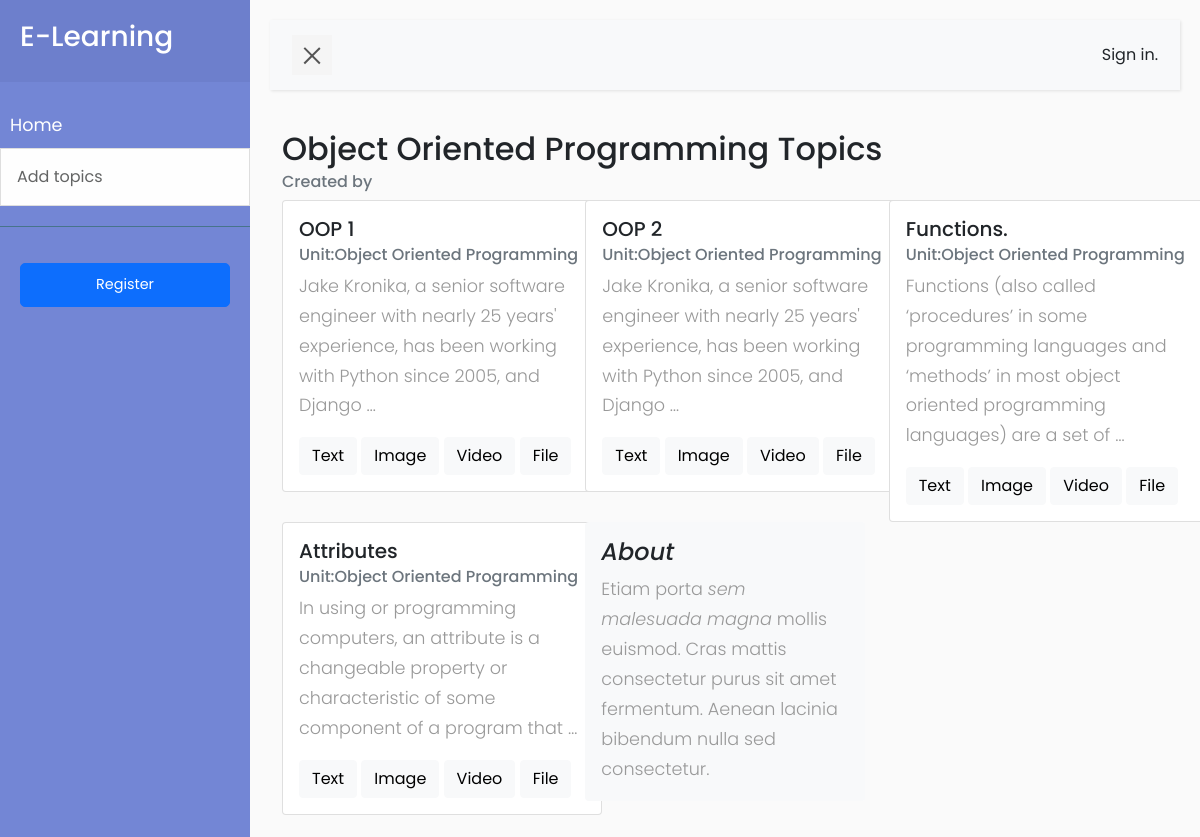
Screenshot of /list/topics/1/ with the database file from the repository.
### courses/models.py (models this page shows, shortened)
class Unit(models.Model):
    course = models.ForeignKey(Course, related_name='course', on_delete=models.CASCADE)
    year = models.ForeignKey(Semester, related_name='semester_units', on_delete=models.CASCADE)
    title = models.CharField(max_length=200)
    owner = models.ForeignKey(User, related_name='units_created', on_delete=models.CASCADE)
    slug = models.SlugField(unique=True)
    overview = models.TextField()
    created = models.DateTimeField(auto_now_add=True)
    students = models.ManyToManyField(User, related_name='course_joined', blank=True)  # enroll students to UNIT
    class Meta:
        ordering = ['-created']
    def __str__(self):
        return self.title

class Topics(models.Model):
    unit = models.ForeignKey(Unit, related_name='related_topics', on_delete=models.CASCADE)
    title = models.CharField(max_length=200, default='topic')
    slug = models.SlugField(unique=True)
    created = models.DateTimeField(auto_now_add=True)
    description = models.TextField()
    class Meta:
        ordering = ['created']

### courses/views.py (the view)
# urls.py: path('list/topics/<pk>/', views.TopicsListView.as_view(), name='list_topics'),
class TopicsListView(ListView):
    model = Topics
    template_name = 'courses/manage/units/topics_list.html'  # manage templates.
    context_object_name = 'topics_list'
    def get_queryset(self):
        return Topics.objects.filter(unit=self.kwargs['pk'])
    def get_context_data(self, **kwargs):
        context = super().get_context_data(**kwargs)
        context['unit'] = Unit.objects.get(id=self.kwargs['pk'])
        return context

### courses/templates/courses/manage/units/topics_list.html (shortened to what this page needs)
{% extends 'base.html' %}
{% block content %}
    <div class="container">
        <div class="row">
                <h2>{{ unit }} Topics</h2>
                <h6 class="card-subtitle mb-2 text-muted">Created by {{ user.first_name }} {{ user.last_name}}</h6>
                {% for item in topics_list %}
                    <div class="col-md-4">
                        <div class="card" style="width: 20rem;">
                          <div class="card-body">
                            <h5 class="card-title">{{ item.title }}</h5>
                            <h6 class="card-subtitle mb-2 text-muted">Unit:{{item.unit}}</h6>
                            <p class="card-text">{{item.description | truncatewords:20 }}</p>
                              <a class="btn btn-light" href="{% url 'topic_content_create' item.id 'text' %}" role="button">Text</a>
                              <a class="btn btn-light" href="{% url 'topic_content_create' item.id 'image' %}" role="button">Image</a>
                              <a class="btn btn-light" href="{% url 'topic_content_create' item.id 'video' %}" role="button">Video</a>
                              <a class="btn btn-light" href="{% url 'topic_content_create' item.id 'file' %}" role="button">File</a>
                          </div>
                        </div>
                    </div>
                {% empty %}
                    <h2>No Topics Available</h2>
                {% endfor %}
                <aside class="col-md-4 blog-sidebar">
                      <div class="p-3 mb-3 bg-light rounded">
                        <h4 class="font-italic">About</h4>
                        <p class="mb-0">Etiam porta <em>sem malesuada magna</em> mollis euismod. Cras mattis consectetur purus sit amet fermentum. Aenean lacinia bibendum nulla sed consectetur.</p>
                      </div>
                </aside>
        </div>
    </div>
{% endblock %}
{% block sidebar %}
     <a class="list-group-item list-group-item-action list-group-item-light p-3" href="#">Add topics</a>
{% endblock %}

### courses/static/css/style5.css (style rules this page uses)
body { font-family: 'Poppins', sans-serif; background: #fafafa; }
p { font-family: 'Poppins', sans-serif; font-size: 1.1em; font-weight: 300; line-height: 1.7em; color: #999; }
a, a:hover, a:focus { color: inherit; text-decoration: none; transition: all 0.3s; }

### rows the page displays
Unit: title "Object Oriented Programming"
Topics: title "OOP 1", unit "Object Oriented Programming", description "Jake Kronika, a senior software engineer with nearly 25 years' experience, has been working with Python since 2005, and Django …"
Topics: title "OOP 2", unit "Object Oriented Programming", description "Jake Kronika, a senior software engineer with nearly 25 years' experience, has been working with Python since 2005, and Django …"
Topics: title "Functions.", unit "Object Oriented Programming", description "Functions (also called ‘procedures’ in some programming languages and ‘methods’ in most object oriented programming languages) are a set of …"
Topics: title "Attributes", unit "Object Oriented Programming", description "In using or programming computers, an attribute is a changeable property or characteristic of some component of a program that …"
